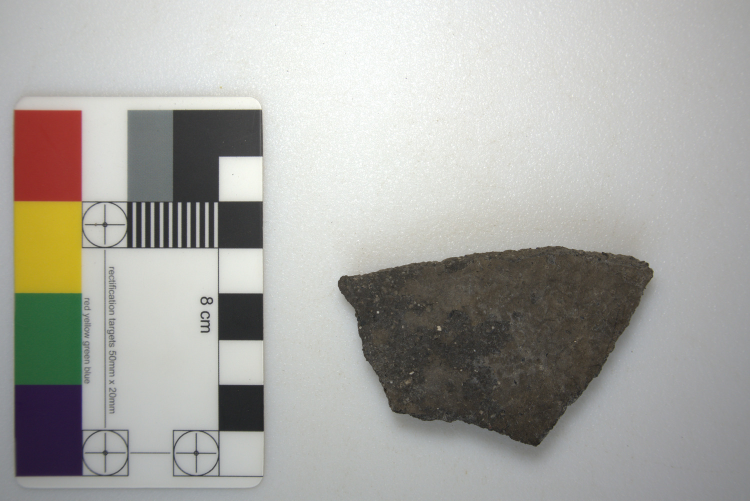
#> input picture NRVQA-master/imgs/1-original.jpg, 1500 x 1001 px (shown at 1/2 size)
$ python -i utils.py   (imports and definitions only)
#> lines starting #> are read from the running program, lines starting #| are printed output that depends on the picture; after the words box and inside, x2 and y2 are one past the last pixel; in counts of white or black regions, pixels touching at a corner belong together
#> further down, picture is the input picture: shape (1001, 1500, 3); mean B, G, R 162.5, 167.5, 168.2
import numpy as np
import cv2 as cv
import rawpy
# define range of colors in HSV
lower_blue = np.array([135, 65, 35])
upper_blue = np.array([165, 255, 255])
lower_green = np.array([40, 52, 70])
upper_green = np.array([82, 255, 255])
lower_yellow = np.array([20, 100, 100])
upper_yellow = np.array([30, 255, 255])

lower_red = np.array([0, 50, 50])
upper_red = np.array([10, 255, 255])

lower_black = np.array([0, 0, 0])
upper_black = np.array([179, 255, 75])
lower_white = np.array([0, 0, 180])
upper_white = np.array([0, 0, 255])

# Create an array specify lower and upper range of colours
COLOUR_RANGE = {
    'blue': (lower_blue, upper_blue),
    'green': (lower_green, upper_green),
    'yellow': (lower_yellow, upper_yellow),
    'red': (lower_red, upper_red),
    'black': (lower_black, upper_black),
    'white': (lower_white, upper_white)
}

COLOURS = ('blue', 'green', 'yellow', 'red', 'black', 'white')

kernel = cv.getStructuringElement(cv.MORPH_RECT, (10, 10))

TARGETS = {
    'blue': np.array([26,0,165]),
    'green': np.array([30,187,22]),
    'yellow': np.array([252,220,10]),
    'red': np.array([240,0,22]),
    'black': np.array([0,0,0]),
    'white': np.array([255,255,255])
}

TARGETS_NORM = {
    'blue': np.array([26,0,165]) / 255.0,
    'green': np.array([30,187,22]) / 255.0,
    'yellow': np.array([252,220,10]) / 255.0,
    'red': np.array([240,0,22]) / 255.0,
    'black': np.array([0,0,0]) / 255.0,
    'white': np.array([255,255,255]) / 255.0
}

# a function to perform thresholding on the image, use otsu for 4 color and adaptive for 24 color cards
# [151 lines left out: functions Thresholding, validCnt, showImage, getColorPos, collision, getCardsPos24, not called in this run]


# Detect the black region to guess the positions of the 4 color cards
def getCardsBlackPos(img, is24Checker = False):
#> called with is24Checker = False
    patchPos = {}
    # showImage(img)
    img_hsv = cv.cvtColor(img, cv.COLOR_BGR2HSV)  # Convert BGR to HSV
#> img_hsv: shape (1001, 1500, 3); mean H, S, V 55.6, 20.8, 171.2

    black_mask = cv.inRange(
        img_hsv, COLOUR_RANGE['black'][0], COLOUR_RANGE['black'][1])
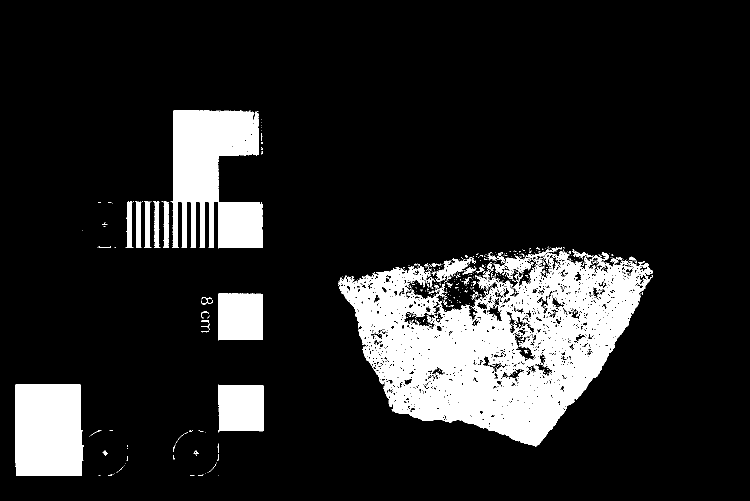
#> black_mask: shape (1001, 1500) (shown at 1/2 size); 13.8% white; 649 white regions (591 under 20 px), largest, box (x1, y1, x2, y2) and area: (677, 499, 1306, 893) 119453, (341, 221, 525, 497) 35789, (30, 768, 167, 952) 24184
    kernel = cv.getStructuringElement(cv.MORPH_RECT, (10, 10))

    mask = cv.morphologyEx(black_mask.copy(), cv.MORPH_OPEN, kernel)
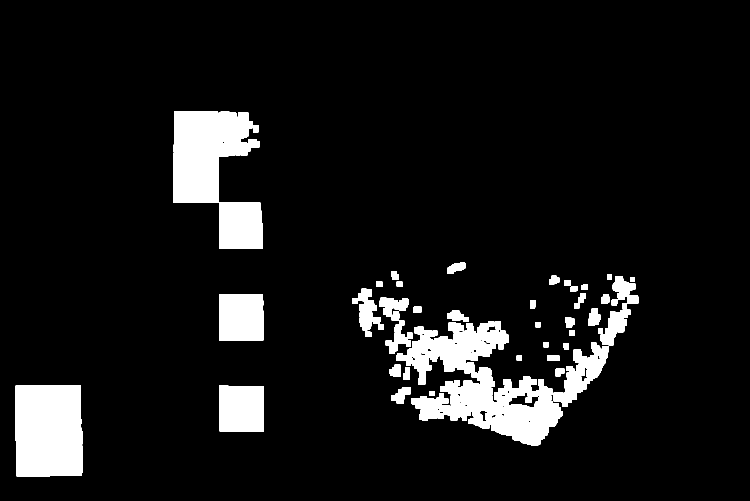
#> mask: shape (1001, 1500) (shown at 1/2 size); 8.7% white; 48 white regions

    cnts, _ = cv.findContours(
        mask.copy(), cv.RETR_EXTERNAL, cv.CHAIN_APPROX_SIMPLE)
#> cnts = 47 contours; largest, box (x1, y1, x2, y2) and area: (792, 643, 1125, 892) 36250, (347, 222, 526, 497) 29469, (31, 770, 166, 953) 23813, (438, 588, 527, 681) 8019, (438, 771, 528, 863) 7977

    # Fill the black color to get the card
    cnts = list(filter(lambda x:
                       len(cv.approxPolyDP(x, 0.02*cv.arcLength(x, True), True)) == 4
                       and
                       cv.contourArea(x)/(cv.boundingRect(x)[2]*cv.boundingRect(x)[3]) > 0.90
                       , cnts))
#> cnts = 3 contours; box (x1, y1, x2, y2) and area: (31, 770, 166, 953) 23813, (438, 588, 527, 681) 8019, (438, 771, 528, 863) 7977
    cnts = sorted(cnts, reverse=True, key=cv.contourArea)

    if len(cnts) < 2:
        patchPos['black'] = cv.boundingRect(cnts[0])
    else:
        patchPos['black'] = cv.boundingRect(cnts[0])
        patchPos['black1'] = cv.boundingRect(cnts[1])

    return patchPos

# [59 lines left out: functions detect_rotation, rotate_img, detect24Checker, drawPatchPos, imread, not called in this run]


>>> import cv2
>>> picture = cv2.imread('NRVQA-master/imgs/1-original.jpg')
>>> result = getCardsBlackPos(picture)
#> result = {'black': (31, 770, 135, 183), 'black1': (438, 588, 89, 93)}

$ run again, on NRVQA-master/imgs/2-original.jpg
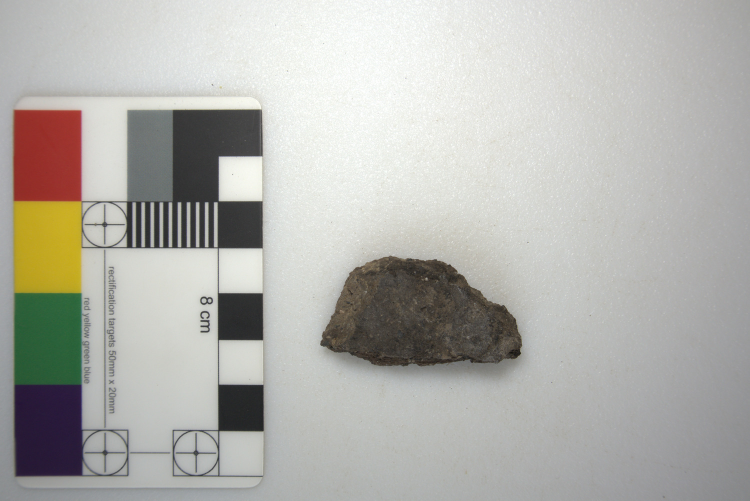
#> input picture NRVQA-master/imgs/2-original.jpg, 1500 x 1001 px (shown at 1/2 size)
#> picture is the input picture: shape (1001, 1500, 3); mean B, G, R 172.7, 177.9, 178.7
#> img_hsv: shape (1001, 1500, 3); mean H, S, V 50.2, 18.3, 181.3
#> in getCardsBlackPos, `black_mask = cv.inRange( img_hsv, COLOUR_RANGE['black'][0], COLOUR_RAN..`:
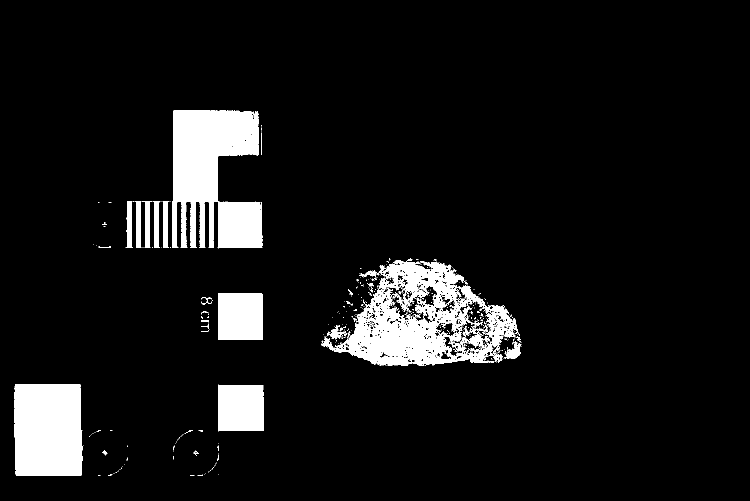
#> black_mask: shape (1001, 1500) (shown at 1/2 size); 7.9% white; 429 white regions (390 under 20 px), largest, box (x1, y1, x2, y2) and area: (344, 221, 525, 497) 35869, (642, 520, 1037, 732) 34452, (29, 768, 166, 952) 24186
#> in getCardsBlackPos, `mask = cv.morphologyEx(black_mask.copy(), cv.MORPH_OPEN, kernel)`:
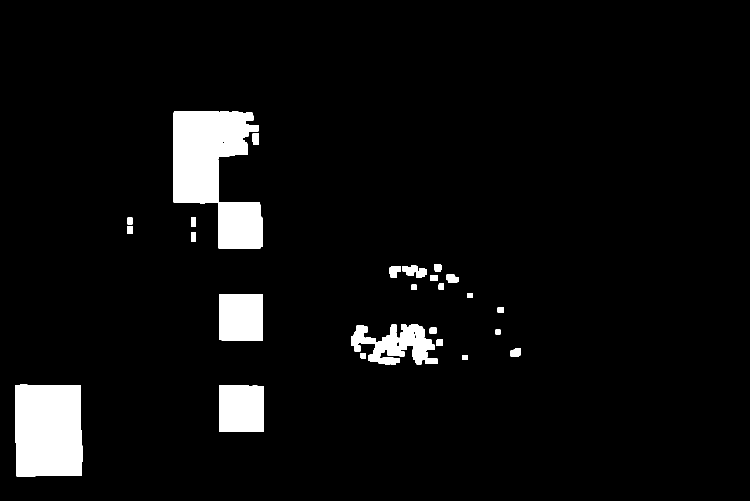
#> mask: shape (1001, 1500) (shown at 1/2 size); 5.5% white; 26 white regions
#> in getCardsBlackPos, `cnts, _ = cv.findContours( mask.copy(), cv.RETR_EXTERNAL, cv.CHAIN_APP..`: cnts = 26 contours; largest, box (x1, y1, x2, y2) and area: (347, 222, 525, 497) 29266, (30, 769, 165, 953) 23802, (438, 771, 528, 863) 8057, (438, 588, 526, 681) 7999, (702, 648, 876, 729) 7191
#> in getCardsBlackPos, `cnts = list(filter(lambda x: len(cv.approxPolyDP(x, 0.02*cv.arcLength(..`: cnts = 3 contours; box (x1, y1, x2, y2) and area: (30, 769, 165, 953) 23802, (438, 771, 528, 863) 8057, (438, 588, 526, 681) 7999
#> result = {'black': (30, 769, 135, 184), 'black1': (438, 771, 90, 92)}
